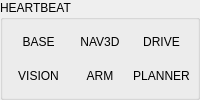
          <widget class="QGroupBox" name="heartbeatBox">
           <property name="title">
            <string>HEARTBEAT</string>
           </property>
           <layout class="QGridLayout" name="heartbeatGrid">
            <property name="horizontalSpacing">
             <number>3</number>
            </property>
            <property name="verticalSpacing">
             <number>3</number>
            </property>
            <property name="leftMargin">
             <number>6</number>
            </property>
            <property name="topMargin">
             <number>6</number>
            </property>
            <property name="rightMargin">
             <number>6</number>
            </property>
            <property name="bottomMargin">
             <number>6</number>
            </property>
            <item row="0" column="0">
             <widget class="QLabel" name="hbBase">
              <property name="text">
               <string>BASE</string>
              </property>
              <property name="alignment">
               <set>Qt::AlignCenter</set>
              </property>
              <property name="state" stdset="0">
               <string>off</string>
              </property>
              <property name="minimumSize">
               <size>
                <width>0</width>
                <height>22</height>
               </size>
              </property>
             </widget>
            </item>
            <item row="0" column="1">
             <widget class="QLabel" name="hbNav">
              <property name="text">
               <string>NAV3D</string>
              </property>
              <property name="alignment">
               <set>Qt::AlignCenter</set>
              </property>
              <property name="state" stdset="0">
               <string>off</string>
              </property>
              <property name="minimumSize">
               <size>
                <width>0</width>
                <height>22</height>
               </size>
              </property>
             </widget>
            </item>
            <item row="0" column="2">
             <widget class="QLabel" name="hbDrive">
              <property name="text">
               <string>DRIVE</string>
              </property>
              <property name="alignment">
               <set>Qt::AlignCenter</set>
              </property>
              <property name="state" stdset="0">
               <string>off</string>
              </property>
              <property name="minimumSize">
               <size>
                <width>0</width>
                <height>22</height>
               </size>
              </property>
             </widget>
            </item>
            <item row="1" column="0">
             <widget class="QLabel" name="hbVision">
              <property name="text">
               <string>VISION</string>
              </property>
              <property name="alignment">
               <set>Qt::AlignCenter</set>
              </property>
              <property name="state" stdset="0">
               <string>off</string>
              </property>
              <property name="minimumSize">
               <size>
                <width>0</width>
                <height>22</height>
               </size>
              </property>
             </widget>
            </item>
            <item row="1" column="1">
             <widget class="QLabel" name="hbArm">
              <property name="text">
               <string>ARM</string>
              </property>
              <property name="alignment">
               <set>Qt::AlignCenter</set>
              </property>
              <property name="state" stdset="0">
               <string>off</string>
              </property>
              <property name="minimumSize">
               <size>
                <width>0</width>
                <height>22</height>
               </size>
              </property>
             </widget>
            </item>
            <item row="1" column="2">
             <widget class="QLabel" name="hbPlanner">
              <property name="text">
               <string>PLANNER</string>
              </property>
              <property name="alignment">
               <set>Qt::AlignCenter</set>
              </property>
              <property name="state" stdset="0">
               <string>off</string>
              </property>
              <property name="minimumSize">
               <size>
                <width>0</width>
                <height>22</height>
               </size>
              </property>
             </widget>
            </item>
           </layout>
          </widget>
